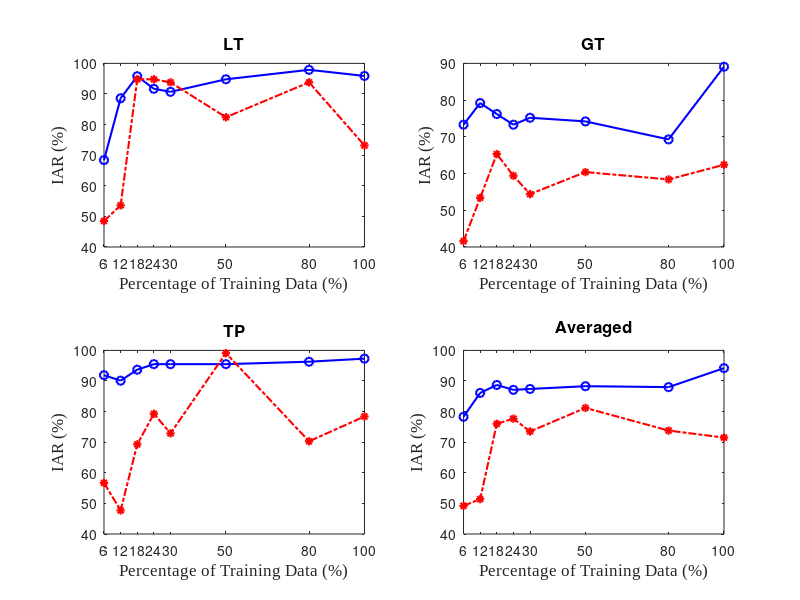

Source code (MATLAB): (Note: this script raises an error after producing the figure.)
clc;clear all; close all;
% data
ratio = [6, 12,18,  24 ,  30,50, 80, 100];
CNN_A1 = [68.4 88.6 95.8 91.7 90.7 94.8 97.9 95.9;73.3 79.2 76.2 73.3 75.2 74.2 69.3 89.1;91.9 90.1 93.7 95.5 95.5 95.5 96.3 97.3; 78.3 86.1 88.7 87.1 87.4 88.3 88.0 94.2]; % 90% testdata
CNN_B1 = [48.5 53.6 94.8 94.8 93.8 82.4 93.8 73.2; 41.6 53.4 65.3 59.4 54.4 60.4 58.4 62.4; 56.7 47.7 69.3  79.3 72.9 99.1 70.3 78.4;49.2 51.4 76.0 77.7 73.5 81.2 73.8 71.5]; % 90% testdata
 
 

% plot the figures
num_classifier = 2;
num_Type = 4;
font_size =12;
marker_type ={'bo-', 'r*-.', 'ks--','b*--','rs-','kd-.','mo--'};
fault_type ={'LT', 'GT', 'TP', 'Averaged'};
legend_text = {'CNN-F','CNN-T'};
position_array=[0.1 0.64 0.38 0.29;
                0.57 0.64 0.38 0.29;
                0.1 0.18 0.38 0.29;
                0.57 0.18 0.38 0.29;
                0.25 0.02 0.50 0.04];
figure('units','pixels','position',[50 300 700 400]);
set(gca,'fontName','Times New Roman') 
for j=1:num_Type
    h=subplot(2,2,j);
    set(h,'Units','normalized','Position',position_array(j,:));
    plot(ratio,CNN_A1(j,:),  marker_type{1}, 'linewidth', 1.5);
    hold on; 
    plot(ratio,CNN_B1(j,:),  marker_type{2}, 'linewidth', 1.5);
    hold on;  
    xlabel('Percentage of Training Data (%)','fontname','Times New Roman','fontsize',font_size); 
    ylabel('IAR (%)','fontname','Times New Roman','fontsize',font_size); 
    xlim([ratio(1) ratio(end)]);
    set(gca,'XTick',ratio);
    title(fault_type{j},'fontsize',font_size);
end
h = legend(legend_text, 'Orientation',...
    'horizonal','Location','none','fontname','Times New Roman','fontsize',font_size);
legend('boxoff');
set(h, 'Units','normalized','Position', position_array(5,:));

 